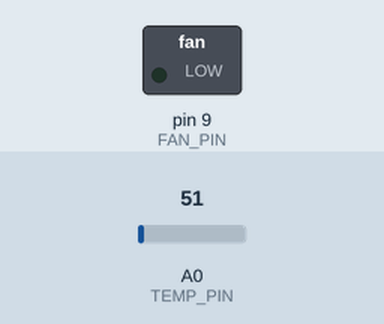
This sketch was run on a simulated Arduino Uno, built with avr-gcc and run on an emulated ATmega328P. On the bench: switched loads named in the sketch (green lamp = pin HIGH). The test bench sets the inputs (shaded band); at power-on: A0 (TEMP_PIN) = 51.

Above: at 1.3 s.
1.4 s: A0 (TEMP_PIN) set to 55
At 2.6 s:
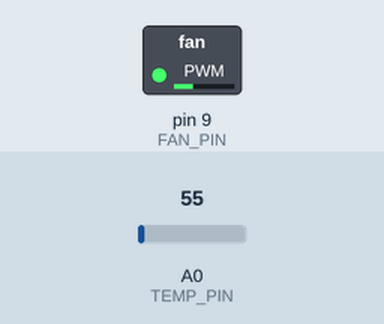
3.0 s: A0 (TEMP_PIN) set to 71
At 3.8 s:
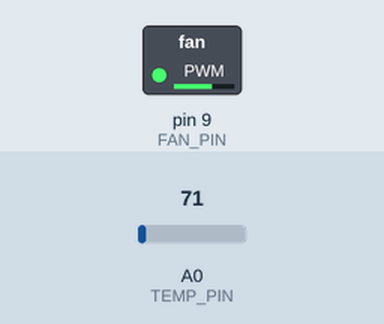
4.5 s: A0 (TEMP_PIN) set to 86
At 4.9 s:
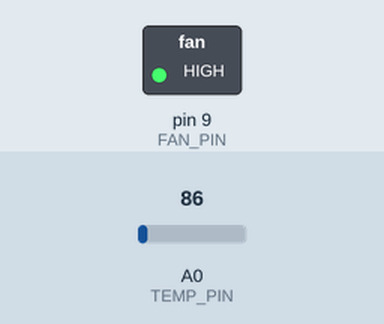
6.0 s: A0 (TEMP_PIN) set to 61
At 7.2 s:
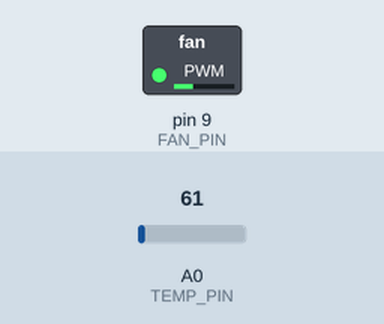
7.5 s: A0 (TEMP_PIN) set to 112
At 8.4 s:
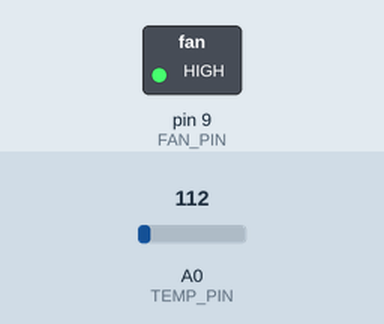
Timing chart, 0 to 10.0 s (numbered marks = the images above; inputs shaded):
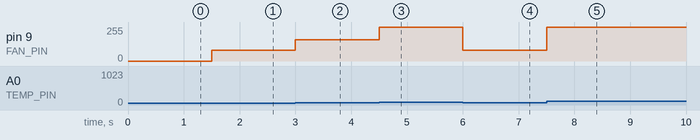

Measured:
- the behaviour switches between 51 and 52 on A0 (TEMP_PIN) (found by bisection; images 0 and 1)
- after the input at 1.4 s, pin 9 (FAN_PIN): 0/255 → 80/255 after 0.10 s
- after the input at 3.0 s, pin 9 (FAN_PIN): 80/255 → 160/255 at once
- after the input at 4.5 s, pin 9 (FAN_PIN): 160/255 → 255/255 at once
- after the input at 6.0 s, pin 9 (FAN_PIN): 255/255 → 80/255 at once
- after the input at 7.5 s, pin 9 (FAN_PIN): 80/255 → 255/255 at once

The sketch:

homeautomation.ino
```cpp
#define TEMP_PIN A0
#define FAN_PIN 9

int adcValue;
int pwmValue;

void setup() {
  pinMode(FAN_PIN, OUTPUT);
}

void loop() {
  adcValue = analogRead(TEMP_PIN);

  // Convert ADC value to temperature (LM35)
  float temperature = (adcValue * 5.0 * 100.0) / 1024;

  if (temperature < 25) {
    pwmValue = 0;
  } else if (temperature < 30) {
    pwmValue = 80;
  } else if (temperature < 35) {
    pwmValue = 160;
  } else {
    pwmValue = 255;
  }

  analogWrite(FAN_PIN, pwmValue);
  delay(500);
}
```
